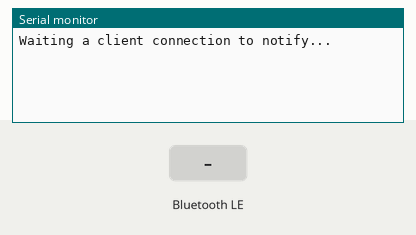
This sketch was run on a simulated ESP32-S3. Parts: the last lines printed to the serial monitor. The test bench sets the inputs (shaded band). Nothing arrives over Bluetooth unless stated; a phone connects over Bluetooth LE 3 s after start.

Above: at 1.2 s.
1.3 s: Bluetooth LE write "1" received
At 2.5 s:
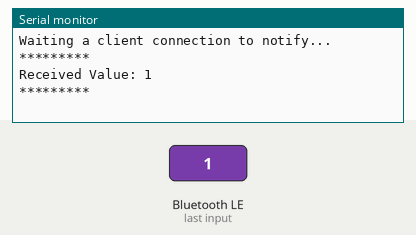
2.8 s: Bluetooth LE write "0" received
At 2.98 s:
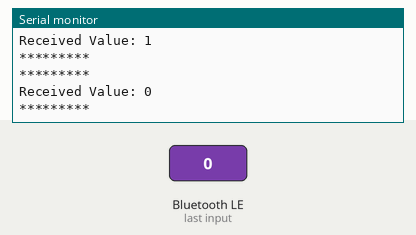
4.5 s: Bluetooth LE write "2" received
At 5.0 s:
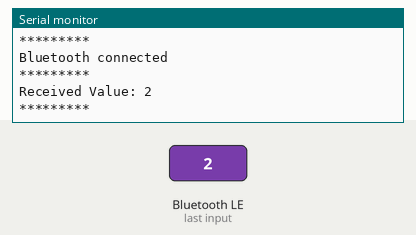

The sketch:

BLE_TEST.ino
```cpp
/*
    Video: https://www.youtube.com/watch?v=oCMOYS71NIU
    Based on Neil Kolban example for IDF: https://github.com/nkolban/esp32-snippets/blob/master/cpp_utils/tests/BLE%20Tests/SampleNotify.cpp
    Ported to Arduino ESP32 by Evandro Copercini

   Create a BLE server that, once we receive a connection, will send periodic notifications.
   The service advertises itself as: 6E400001-B5A3-F393-E0A9-E50E24DCCA9E
   Has a characteristic of: 6E400002-B5A3-F393-E0A9-E50E24DCCA9E - used for receiving data with "WRITE"
   Has a characteristic of: 6E400003-B5A3-F393-E0A9-E50E24DCCA9E - used to send data with  "NOTIFY"

   The design of creating the BLE server is:
   1. Create a BLE Server
   2. Create a BLE Service
   3. Create a BLE Characteristic on the Service
   4. Create a BLE Descriptor on the characteristic
   5. Start the service.
   6. Start advertising.

*/

/* This example domenstrates the Bluetooth data transparent transmission function. Burn the code, open serial monitor, turn on the BLE debugger on the phone, then,
 * 1. you can see the data sent by ESP32-S3--see APP usage image
 * 2. send data to ESP32-S3 by the input box of BLE debugger--see APP usage image
 * This example originates from BLE_uart sample
 */

#include <BLEDevice.h>
#include <BLEServer.h>
#include <BLEUtils.h>
#include <BLE2902.h>

#define SERVICE_UUID "c672da8f-05c6-472f-87d8-34201a97468f"
#define CHARACTERISTIC_READ "01e7eeab-2597-4c54-84e8-2fceb73c645d"
#define CHARACTERISTIC_WRITE "5a9edc71-80cb-4159-b2e6-a2913b761026"

bool deviceConnected = false;
BLEServer *pServer = NULL;
BLECharacteristic * pTxCharacteristic;
BLECharacteristic *pRxCharacteristic;

//Bluetooth connect/disconnect. Auto triggered when connection/disconnection event occurs.
class MyServerCallbacks: public BLEServerCallbacks {
    void onConnect(BLEServer* pServer) {   //Execute this function when Bluetooth is connected.
      Serial.println("Bluetooth connected");
      deviceConnected = true;
    };

    void onDisconnect(BLEServer* pServer) {  //Execute this function when Bluetooth is disconnected
      Serial.println("Bluetooth disconnected");
      deviceConnected = false;
      delay(500); // give the bluetooth stack the chance to get things ready
      pServer->startAdvertising(); // restart advertising

    }
};

/****************Data Receiving*************/
/****************************************/
//Process received Bluetooth data. Auto triggered when data received.
class MyCallbacks: public BLECharacteristicCallbacks {
    void onWrite(BLECharacteristic *pCharacteristic) {
      std::string rxValue = pCharacteristic->getValue();//Receive data, and assign it to rxValue

      //if(rxValue == "ON"){Serial.println("Turn light on");}   //Determine whether the received character is "ON"

      if (rxValue.length() > 0) {
        Serial.println("*********");
        Serial.print("Received Value: ");
        for (int i = 0; i < rxValue.length(); i++){
          Serial.print(rxValue[i]);
        }
        Serial.println();
        Serial.println("*********");
      }
    }
};

void BLEBegin(){
  // Create the BLE Device
  BLEDevice::init("HEADWARE TEST");

  // Create the BLE Server
  pServer = BLEDevice::createServer();
  pServer->setCallbacks(new MyServerCallbacks());

  // Create the BLE Service
  BLEService *pService = pServer->createService(SERVICE_UUID);

  // Create a BLE Characteristic
  pTxCharacteristic = pService->createCharacteristic(
                    CHARACTERISTIC_READ,
                    BLECharacteristic::PROPERTY_NOTIFY
                  );

  pTxCharacteristic->addDescriptor(new BLE2902());

  BLECharacteristic * pRxCharacteristic = pService->createCharacteristic(
                      CHARACTERISTIC_WRITE,
                      BLECharacteristic::PROPERTY_WRITE
                    );

  pRxCharacteristic->setCallbacks(new MyCallbacks());

  // Start the service
  pService->start();

  // Start advertising
  pServer->getAdvertising()->start();
  Serial.println("Waiting a client connection to notify...");
}

uint8_t txValue = 0;

// See the following for generating UUIDs:
// https://www.uuidgenerator.net/


/***************************************/
/****************************************/


void setup() {
  Serial.begin(115200);
  BLEBegin();  //Init Bluetooth

}

void loop() {
/****************Data Transmitting*************/
/****************************************/
  if (deviceConnected) {  //Transmit data when the Bluetooth is connected.
    pTxCharacteristic->setValue("Hello");  //Send char string
    pTxCharacteristic->notify();
    delay(1000); // bluetooth stack will go into congestion, if too many packets are sent

    pTxCharacteristic->setValue("DFRobot");  //Send char string
    pTxCharacteristic->notify();
    delay(1000); // bluetooth stack will go into congestion, if too many packets are sent
  }
/****************************************/
/****************************************/
}
```

Measured:
- after the input at 1.3 s, the serial monitor: prints a new line after 0.05 s (image 1)
- after the input at 2.8 s, the serial monitor: prints a new line after 0.05 s (image 2)
- after the input at 4.5 s, the serial monitor: prints a new line after 0.05 s (image 3)
